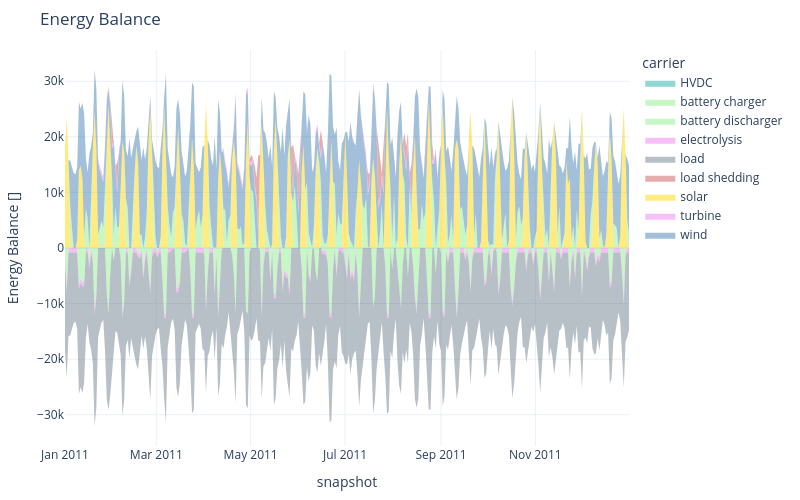

Notebook code for this chart:
### Code cell
n.statistics.energy_balance.iplot.area(bus_carrier="AC")

### Figure 1 — Plotly figure (JSON) as saved in the notebook; plotly's stock layout.template omitted (floating-point values rounded to 4 significant figures; data arrays with more than 128 entries replaced by an {"elided": "..."} marker saying what was removed)
{"data": [{"fillpattern": {"shape": ""}, "hovertemplate": "carrier=solar<br>snapshot=%{x}<br>Energy Balance []=%{y}<extra></extra>", "legendgroup": "solar", "line": {"color": "gold", "width": 0}, "marker": {"symbol": "circle"}, "mode": "lines", "name": "solar", "orientation": "v", "showlegend": false, "stackgroup": "positive", "type": "scatter", "x": {"elided": "181 str values"}, "xaxis": "x", "y": {"elided": "181 float values"}, "yaxis": "y"}, {"fillpattern": {"shape": ""}, "hovertemplate": "carrier=battery discharger<br>snapshot=%{x}<br>Energy Balance []=%{y}<extra></extra>", "legendgroup": "battery discharger", "line": {"color": "lightgreen", "width": 0}, "marker": {"symbol": "circle"}, "mode": "lines", "name": "battery discharger", "orientation": "v", "showlegend": false, "stackgroup": "positive", "type": "scatter", "x": {"elided": "170 str values"}, "xaxis": "x", "y": {"elided": "170 float values"}, "yaxis": "y"}, {"fillpattern": {"shape": ""}, "hovertemplate": "carrier=wind<br>snapshot=%{x}<br>Energy Balance []=%{y}<extra></extra>", "legendgroup": "wind", "line": {"color": "steelblue", "width": 0}, "marker": {"symbol": "circle"}, "mode": "lines", "name": "wind", "orientation": "v", "showlegend": false, "stackgroup": "positive", "type": "scatter", "x": {"elided": "304 str values"}, "xaxis": "x", "y": {"elided": "304 float values"}, "yaxis": "y"}, {"fillpattern": {"shape": ""}, "hovertemplate": "carrier=turbine<br>snapshot=%{x}<br>Energy Balance []=%{y}<extra></extra>", "legendgroup": "turbine", "line": {"color": "violet", "width": 0}, "marker": {"symbol": "circle"}, "mode": "lines", "name": "turbine", "orientation": "v", "showlegend": false, "stackgroup": "positive", "type": "scatter", "x": ["2011-01-22T09:00:00.000000000", "2011-01-23T12:00:00.000000000", "2011-01-24T15:00:00.000000000", "2011-01-25T18:00:00.000000000", "2011-01-26T21:00:00.000000000", "2011-01-28T00:00:00.000000000", "2011-01-29T03:00:00.000000000", "2011-01-30T06:00:00.000000000", "2011-01-31T09:00:00.000000000", "2011-02-01T12:00:00.000000000", "2011-02-02T15:00:00.000000000", "2011-02-03T18:00:00.000000000", "2011-02-04T21:00:00.000000000", "2011-04-13T09:00:00.000000000", "2011-04-14T12:00:00.000000000", "2011-04-15T15:00:00.000000000", "2011-04-16T18:00:00.000000000", "2011-04-17T21:00:00.000000000", "2011-04-19T00:00:00.000000000", "2011-04-20T03:00:00.000000000", "2011-04-21T06:00:00.000000000", "2011-04-22T09:00:00.000000000", "2011-04-23T12:00:00.000000000", "2011-04-24T15:00:00.000000000", "2011-04-25T18:00:00.000000000", "2011-04-26T21:00:00.000000000", "2011-04-28T00:00:00.000000000", "2011-04-29T03:00:00.000000000", "2011-04-30T06:00:00.000000000", "2011-05-01T09:00:00.000000000", "2011-05-02T12:00:00.000000000", "2011-05-03T15:00:00.000000000", "2011-05-04T18:00:00.000000000", "2011-05-05T21:00:00.000000000", "2011-05-27T06:00:00.000000000", "2011-05-28T09:00:00.000000000", "2011-05-29T12:00:00.000000000", "2011-05-30T15:00:00.000000000", "2011-05-31T18:00:00.000000000", "2011-06-01T21:00:00.000000000", "2011-06-06T09:00:00.000000000", "2011-06-07T12:00:00.000000000", "2011-06-08T15:00:00.000000000", "2011-06-09T18:00:00.000000000", "2011-06-10T21:00:00.000000000", "2011-06-12T00:00:00.000000000", "2011-06-13T03:00:00.000000000", "2011-06-14T06:00:00.000000000", "2011-06-15T09:00:00.000000000", "2011-06-16T12:00:00.000000000", "2011-06-17T15:00:00.000000000", "2011-06-18T18:00:00.000000000", "2011-06-19T21:00:00.000000000", "2011-07-12T09:00:00.000000000", "2011-07-13T12:00:00.000000000", "2011-07-14T15:00:00.000000000", "2011-07-15T18:00:00.000000000", "2011-07-16T21:00:00.000000000", "2011-07-18T00:00:00.000000000", "2011-07-19T03:00:00.000000000", "2011-07-20T06:00:00.000000000", "2011-07-21T09:00:00.000000000", "2011-07-22T12:00:00.000000000", "2011-07-23T15:00:00.000000000", "2011-07-24T18:00:00.000000000", "2011-07-25T21:00:00.000000000", "2011-07-30T09:00:00.000000000", "2011-08-08T09:00:00.000000000", "2011-08-09T12:00:00.000000000", "2011-08-10T15:00:00.000000000", "2011-08-11T18:00:00.000000000", "2011-08-12T21:00:00.000000000", "2011-08-19T15:00:00.000000000", "2011-08-26T09:00:00.000000000", "2011-08-27T12:00:00.000000000", "2011-08-28T15:00:00.000000000", "2011-08-29T18:00:00.000000000", "2011-08-30T21:00:00.000000000", "2011-10-05T21:00:00.000000000"], "xaxis": "x", "y": [737.2, 737.2, 737.2, 737.2, 737.2, 737.2, 619.6, 737.2, 737.2, 737.2, 737.2, 737.2, 737.2, 737.2, 737.2, 737.2, 737.2, 737.2, 737.2, 737.2, 737.2, 737.2, 737.2, 737.2, 737.2, 737.2, 737.2, 737.2, 737.2, 737.2, 737.2, 737.2, 737.2, 737.2, 737.2, 737.2, 737.2, 737.2, 737.2, 737.2, 737.2, 117.5, 117.5, 307.6, 715.2, 737.2, 737.2, 737.2, 737.2, 117.5, 117.5, 117.5, 117.5, 737.2, 737.2, 737.2, 737.2, 737.2, 737.2, 737.2, 737.2, 737.2, 737.2, 737.2, 737.2, 737.2, 32.05, 737.2, 737.2, 737.2, 737.2, 737.2, 58.43, 737.2, 737.2, 737.2, 737.2, 737.2, 446.2], "yaxis": "y"}, {"fillpattern": {"shape": ""}, "hovertemplate": "carrier=load shedding<br>snapshot=%{x}<br>Energy Balance []=%{y}<extra></extra>", "legendgroup": "load shedding", "line": {"color": "indianred", "width": 0}, "marker": {"symbol": "circle"}, "mode": "lines", "name": "load shedding", "orientation": "v", "showlegend": false, "stackgroup": "positive", "type": "scatter", "x": ["2011-01-25T18:00:00.000000000", "2011-01-31T09:00:00.000000000", "2011-02-03T18:00:00.000000000", "2011-05-01T09:00:00.000000000", "2011-05-03T15:00:00.000000000", "2011-05-04T18:00:00.000000000", "2011-05-05T21:00:00.000000000", "2011-05-27T06:00:00.000000000", "2011-05-28T09:00:00.000000000", "2011-05-31T18:00:00.000000000", "2011-06-01T21:00:00.000000000", "2011-06-06T09:00:00.000000000", "2011-06-15T09:00:00.000000000", "2011-07-15T18:00:00.000000000", "2011-07-16T21:00:00.000000000", "2011-07-22T12:00:00.000000000", "2011-07-23T15:00:00.000000000", "2011-07-25T21:00:00.000000000", "2011-08-08T09:00:00.000000000", "2011-08-09T12:00:00.000000000", "2011-08-10T15:00:00.000000000", "2011-08-12T21:00:00.000000000", "2011-08-26T09:00:00.000000000"], "xaxis": "x", "y": [396.8, 3864.0, 4604.0, 1242.0, 3374.0, 3374.0, 13020.0, 2628.0, 8224.0, 6337.0, 4504.0, 70.04, 4515.0, 3374.0, 1260.0, 10730.0, 6499.0, 8312.0, 3561.0, 3771.0, 1155.0, 7060.0, 2753.0], "yaxis": "y"}, {"fillpattern": {"shape": ""}, "hovertemplate": "carrier=battery charger<br>snapshot=%{x}<br>Energy Balance []=%{y}<extra></extra>", "legendgroup": "battery charger", "line": {"color": "lightgreen", "width": 0}, "marker": {"symbol": "circle"}, "mode": "lines", "name": "battery charger", "orientation": "v", "showlegend": false, "stackgroup": "negative", "type": "scatter", "x": {"elided": "152 str values"}, "xaxis": "x", "y": {"elided": "152 float values"}, "yaxis": "y"}, {"fillpattern": {"shape": ""}, "hovertemplate": "carrier=electrolysis<br>snapshot=%{x}<br>Energy Balance []=%{y}<extra></extra>", "legendgroup": "electrolysis", "line": {"color": "violet", "width": 0}, "marker": {"symbol": "circle"}, "mode": "lines", "name": "electrolysis", "orientation": "v", "showlegend": false, "stackgroup": "negative", "type": "scatter", "x": {"elided": "241 str values"}, "xaxis": "x", "y": {"elided": "241 float values"}, "yaxis": "y"}, {"fillpattern": {"shape": ""}, "hovertemplate": "carrier=load<br>snapshot=%{x}<br>Energy Balance []=%{y}<extra></extra>", "legendgroup": "load", "line": {"color": "slategrey", "width": 0}, "marker": {"symbol": "circle"}, "mode": "lines", "name": "load", "orientation": "v", "showlegend": false, "stackgroup": "negative", "type": "scatter", "x": {"elided": "325 str values"}, "xaxis": "x", "y": {"elided": "325 float values"}, "yaxis": "y"}, {"fillpattern": {"shape": ""}, "hovertemplate": "carrier=HVDC<br>snapshot=%{x}<br>Energy Balance []=%{y}<extra></extra>", "legendgroup": "HVDC", "line": {"color": "lightseagreen", "width": 0}, "marker": {"symbol": "circle"}, "mode": "lines", "name": "HVDC", "orientation": "v", "showlegend": true, "stackgroup": "1", "type": "scatter", "x": ["2011-12-31T12:00:00.000000000"], "xaxis": "x", "y": [NaN], "yaxis": "y"}, {"fillpattern": {"shape": ""}, "hovertemplate": "carrier=battery charger<br>snapshot=%{x}<br>Energy Balance []=%{y}<extra></extra>", "legendgroup": "battery charger", "line": {"color": "lightgreen", "width": 0}, "marker": {"symbol": "circle"}, "mode": "lines", "name": "battery charger", "orientation": "v", "showlegend": true, "stackgroup": "1", "type": "scatter", "x": ["2011-12-31T12:00:00.000000000"], "xaxis": "x", "y": [NaN], "yaxis": "y"}, {"fillpattern": {"shape": ""}, "hovertemplate": "carrier=battery discharger<br>snapshot=%{x}<br>Energy Balance []=%{y}<extra></extra>", "legendgroup": "battery discharger", "line": {"color": "lightgreen", "width": 0}, "marker": {"symbol": "circle"}, "mode": "lines", "name": "battery discharger", "orientation": "v", "showlegend": true, "stackgroup": "1", "type": "scatter", "x": ["2011-12-31T12:00:00.000000000"], "xaxis": "x", "y": [NaN], "yaxis": "y"}, {"fillpattern": {"shape": ""}, "hovertemplate": "carrier=electrolysis<br>snapshot=%{x}<br>Energy Balance []=%{y}<extra></extra>", "legendgroup": "electrolysis", "line": {"color": "violet", "width": 0}, "marker": {"symbol": "circle"}, "mode": "lines", "name": "electrolysis", "orientation": "v", "showlegend": true, "stackgroup": "1", "type": "scatter", "x": ["2011-12-31T12:00:00.000000000"], "xaxis": "x", "y": [NaN], "yaxis": "y"}, {"fillpattern": {"shape": ""}, "hovertemplate": "carrier=load<br>snapshot=%{x}<br>Energy Balance []=%{y}<extra></extra>", "legendgroup": "load", "line": {"color": "slategrey", "width": 0}, "marker": {"symbol": "circle"}, "mode": "lines", "name": "load", "orientation": "v", "showlegend": true, "stackgroup": "1", "type": "scatter", "x": ["2011-12-31T12:00:00.000000000"], "xaxis": "x", "y": [NaN], "yaxis": "y"}, {"fillpattern": {"shape": ""}, "hovertemplate": "carrier=load shedding<br>snapshot=%{x}<br>Energy Balance []=%{y}<extra></extra>", "legendgroup": "load shedding", "line": {"color": "indianred", "width": 0}, "marker": {"symbol": "circle"}, "mode": "lines", "name": "load shedding", "orientation": "v", "showlegend": true, "stackgroup": "1", "type": "scatter", "x": ["2011-12-31T12:00:00.000000000"], "xaxis": "x", "y": [NaN], "yaxis": "y"}, {"fillpattern": {"shape": ""}, "hovertemplate": "carrier=solar<br>snapshot=%{x}<br>Energy Balance []=%{y}<extra></extra>", "legendgroup": "solar", "line": {"color": "gold", "width": 0}, "marker": {"symbol": "circle"}, "mode": "lines", "name": "solar", "orientation": "v", "showlegend": true, "stackgroup": "1", "type": "scatter", "x": ["2011-12-31T12:00:00.000000000"], "xaxis": "x", "y": [NaN], "yaxis": "y"}, {"fillpattern": {"shape": ""}, "hovertemplate": "carrier=turbine<br>snapshot=%{x}<br>Energy Balance []=%{y}<extra></extra>", "legendgroup": "turbine", "line": {"color": "violet", "width": 0}, "marker": {"symbol": "circle"}, "mode": "lines", "name": "turbine", "orientation": "v", "showlegend": true, "stackgroup": "1", "type": "scatter", "x": ["2011-12-31T12:00:00.000000000"], "xaxis": "x", "y": [NaN], "yaxis": "y"}, {"fillpattern": {"shape": ""}, "hovertemplate": "carrier=wind<br>snapshot=%{x}<br>Energy Balance []=%{y}<extra></extra>", "legendgroup": "wind", "line": {"color": "steelblue", "width": 0}, "marker": {"symbol": "circle"}, "mode": "lines", "name": "wind", "orientation": "v", "showlegend": true, "stackgroup": "1", "type": "scatter", "x": ["2011-12-31T12:00:00.000000000"], "xaxis": "x", "y": [NaN], "yaxis": "y"}], "layout": {"height": 500, "hovermode": "x", "legend": {"title": {"text": "carrier"}, "tracegroupgap": 0}, "margin": {"b": 50, "l": 50, "r": 50, "t": 50}, "title": {"text": "Energy Balance"}, "width": 800, "xaxis": {"anchor": "y", "domain": [0, 1], "title": {"text": "snapshot"}}, "yaxis": {"anchor": "x", "domain": [0, 1], "title": {"text": "Energy Balance []"}}}}
